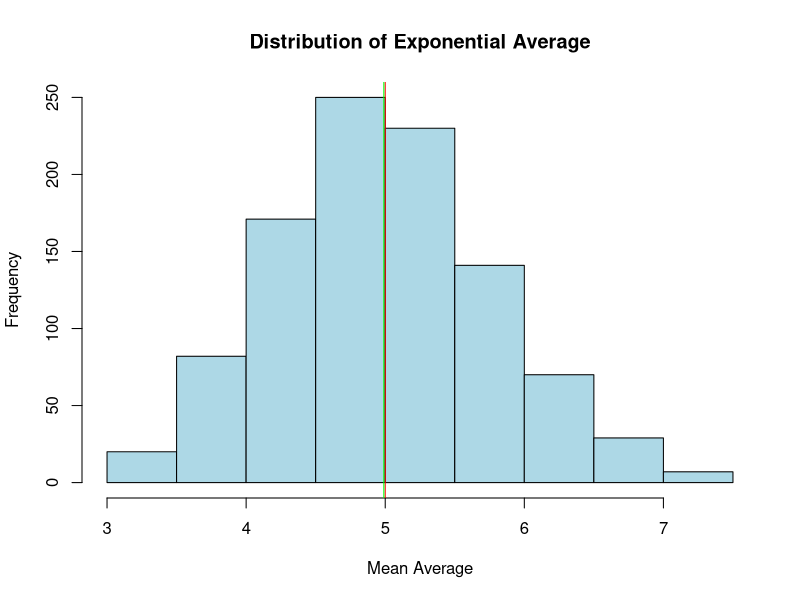
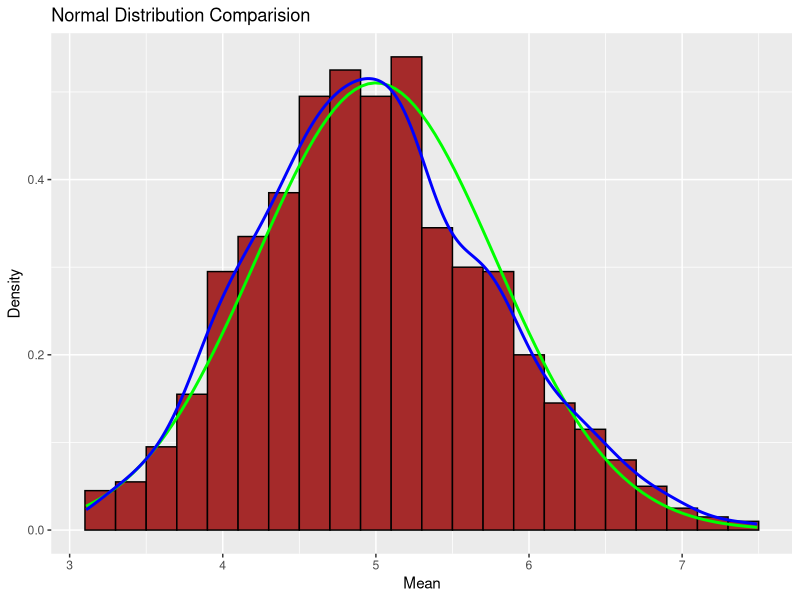
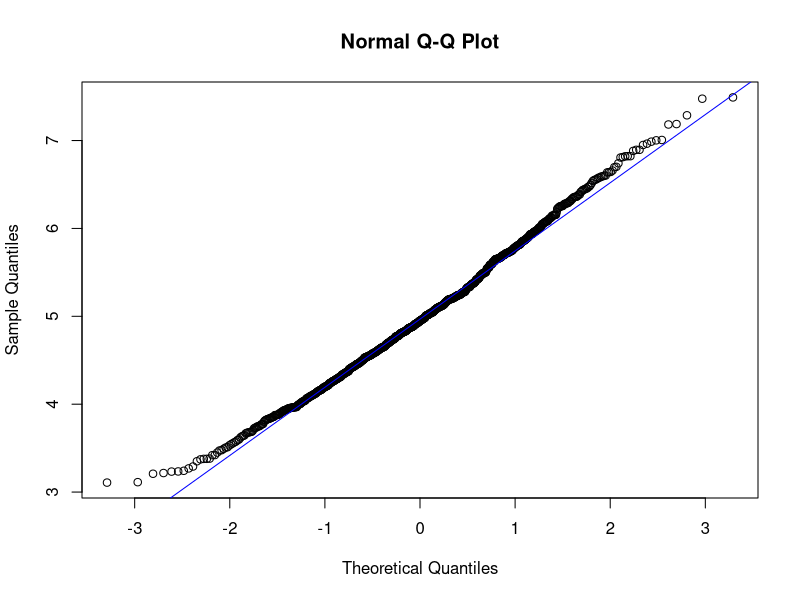

Write the R code that produced these figures, in order.
## ---- chunk 1
library("ggplot2")
## ---- chunk 2
# set seed for reproducability
set.seed(1)
# set lambda to 0.2
lambda <- 0.2
# 40 samples
n <- 40
# 1000 simulations
b <- 1000
# simulate
simulated_data <- replicate(b, rexp(n, lambda))
# calculate mean of exponentials
means_sim_data <- apply(simulated_data, 2, mean)
## ---- chunk 3
# sample mean 
true_mean <- mean(means_sim_data)
true_mean
# Theoretical  mean
theory_mean <- 1/lambda
theory_mean

## ---- chunk 4
hist(means_sim_data, col="light blue", xlab = "Mean Average", main="Distribution of Exponential Average")
abline(v = theory_mean, col="red")
abline(v = true_mean, col="green")
## ---- chunk 5
# sample standard deviation  
sample_sd <- sd(means_sim_data)
sample_sd
# Theoretical  standard deviation 
theory_sd <- (1/lambda)/sqrt(n)
theory_sd
## ---- chunk 6
# sample variance 
sample_var <- sample_sd^2
sample_var
# Theoretical  variance 
theory_var <- ((1/lambda)*(1/sqrt(n)))^2
theory_var

## ---- chunk 7
d <- data.frame(means_sim_data)
t <- data.frame(theory_mean)
g <- ggplot(d, aes(x = means_sim_data)) +
    geom_histogram(binwidth = .2, color="black", fill="brown" , aes(y=..density..))+
    stat_function(fun=dnorm, args=list(mean=theory_mean, sd=sd(means_sim_data)), color="green", size =1) +
    stat_density(geom = "line", color = "blue", size =1)  +
    labs(x="Mean", y= "Density", title="Normal Distribution Comparision")
g
## ---- chunk 8
qqnorm(means_sim_data)
 qqline(means_sim_data, col = "blue")
